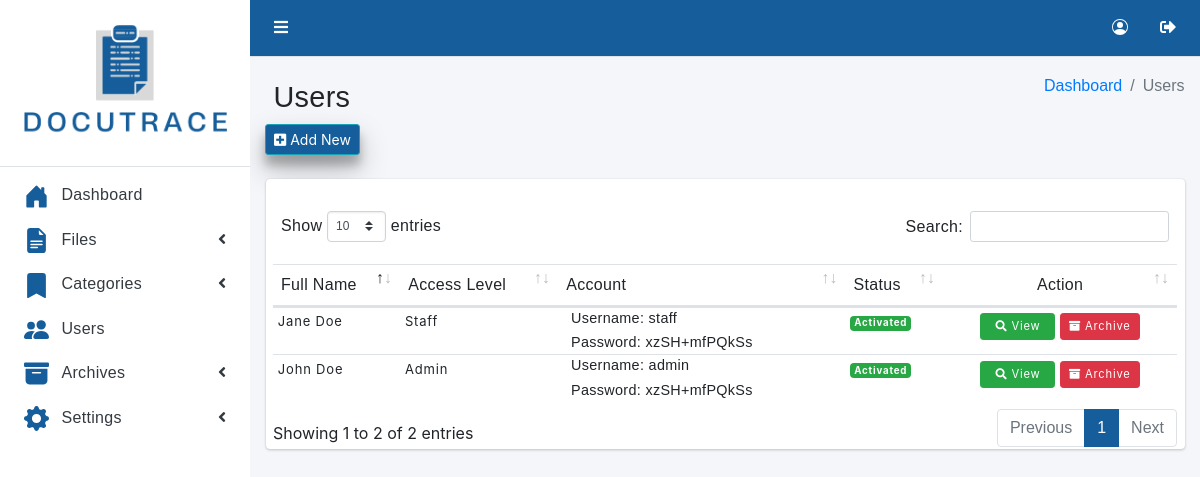
The page /admin/users.php (signed in) on the database its author committed.
### tables this page shows
CREATE TABLE Users (
  users_id_num int(50) unsigned ZEROFILL auto_increment,
  Fullname varchar(255) DEFAULT NULL,
  Username varchar(255) DEFAULT NULL,
  Password varchar(255) DEFAULT NULL,
  AccessLevel varchar(255) DEFAULT NULL,
  Status varchar(255) DEFAULT NULL,
  ArchiveStatus varchar(255) DEFAULT 'Not Archived',

  PRIMARY KEY  (users_id_num)
);

### admin/users.php (the view, shortened to what this page needs)
<?php
   require '../php/centralConnection.php';
   if(isset($_REQUEST['list'])){
      if($_REQUEST['list'] == "user"){
         $query ="SELECT * FROM Users WHERE ArchiveStatus = 'Archived'";
         $result = mysqli_query($connect, $query);
         $header = "User Archives";
      }
   }else{
      $query ="SELECT * FROM Users WHERE ArchiveStatus != 'Archived'";
      $result = mysqli_query($connect, $query);
      $header = "Users";
   }
?>
<!DOCTYPE html>
<html lang="en">
<head>
   <link rel="stylesheet" href="../asset/fontawesome/css/all.min.css">
   <link rel="stylesheet" href="../asset/css/adminlte.min.css">
   <link rel="stylesheet" href="../asset/css/style.css">
   <link rel="stylesheet" href="../asset/tables/datatables-bs4/css/dataTables.bootstrap4.min.css">
   <link rel="stylesheet" href="../css/style.css">
   <link rel="stylesheet" href="../asset/jquery-confirm.min.css">
</head>
<body class="hold-transition sidebar-mini layout-fixed">
   <div class="wrapper">
      <nav class="main-header navbar navbar-expand navbar-light" style="background-color: rgb(22,94,155)">
         <ul class="navbar-nav">
            <li class="nav-item">
               <a class="nav-link iconsTop" data-widget="pushmenu" href="#" role="button"><i class="fas fa-bars"></i></a>
            </li>
         </ul>
         <ul class="navbar-nav ml-auto">
            <li class="nav-item">
               <a class="nav-link iconsTop" href="#" data-toggle='modal' data-target='#editIconUser' role="button" style="margin-top: -3%;">
               </a>
            </li>
            <li class="nav-item">
               <a class="nav-link iconsTop" href="../php/logout.php">
                  <i class="fas fa-sign-out-alt"></i>
               </a>
            </li>
         </ul>
      </nav>
      <aside class="main-sidebar sidebar-light-primary">
            <a href="index.php" class="brand-link">
        <img src="../asset/img/DOCUTRACE.png" alt="DOCUTRACE Logo" id="docutraceLogo">
         </a>
         <div class="sidebar">
            <nav class="mt-2">
               <ul class="nav nav-pills nav-sidebar flex-column" data-widget="treeview" role="menu"
                  data-accordion="false">
                  <li class="nav-item">
                     <a href="index.php" class="nav-link">
                        <p>
                           Dashboard
                        </p>
                     </a>
                  </li>
                  <li class="nav-item">
                     <a href="#" class="nav-link">
                        <p>
                           Files
                        </p>
                        <i class="right fas fa-angle-left"></i>
                     </a>
                  </li>
                  <li class="nav-item">
                     <a href="#" class="nav-link">
                     <svg xmlns="http://www.w3.org/2000/svg" width="25" height="25" fill="rgb(22,94,155)" class="bi bi-bookmark-fill" viewBox="0 0 16 16">
                     <path d="M2 2v13.5a.5.5 0 0 0 .74.439L8 13.069l5.26 2.87A.5.5 0 0 0 14 15.5V2a2 2 0 0 0-2-2H4a2 2 0 0 0-2 2z"/>
                     </svg>
                        <p>
                           Categories
                        </p>
                        <i class="right fas fa-angle-left"></i>
                     </a>
                  </li>
                  <li class="nav-item adminOnly">
                     <a href="users.php" class="nav-link">
                        <p>
                           Users
                        </p>
                     </a>
                  </li>
                  <li class="nav-item adminOnly">
                     <a href="#" class="nav-link">
                        <p>
                           Archives
                        </p>
                        <i class="right fas fa-angle-left"></i>
                     </a>
                  </li>
                  <li class="nav-item adminOnly">
                     <a href="#" class="nav-link">
                        <p>
                           Settings
                        </p>
                        <i class="right fas fa-angle-left"></i>
                     </a>
                  </li>
               </ul>
            </nav>
         </div>
      </aside>
      <div class="content-wrapper">
         <div class="content-header">
            <div class="container-fluid">
               <div class="row mb-2">
                  <div class="col-sm-6">
                     <h1 class="m-0"><?php echo $header; ?></h1>
                  </div>
                  <div class="col-sm-6">
                     <ol class="breadcrumb float-sm-right">
                        <li class="breadcrumb-item"><a href="index.php">Dashboard</a></li>
                        <li class="breadcrumb-item active"><?php echo $header; ?></li>
                     </ol>
                  </div><br>
                  <a class="btn btn-sm btn-info elevation-4" id="addNewButton" href="#" data-toggle="modal" data-target="#add" style="margin-left: 7px; background-color: rgb(22,94,155);"><i
                        class="fa fa-plus-square"></i>
                     Add New</a>
               </div>
            </div>
         </div>
         <section class="content">
            <div class="container-fluid">
               <div class="card card-info">
                  <br>
                  <div class="col-md-12">
                     <table id="example1" class="table">
                        <thead class="btn-cancel">
                           <tr>
                              <th>Full Name</th>
                              <th>Access Level</th>
                              <th>Account</th>
                              <th>Status</th>
                              <th class="text-center">Action</th>
                           </tr>
                        </thead>
                        <tbody>
                           <?php
                                 if($result != ''){
                                    while($row = mysqli_fetch_array($result)){
                                       $Fullname = $row['Fullname'];
                                       $UserID = $row['users_id_num'];
                                       $Username = $row['Username'];
                                       $Password = $row['Password'];
                                       $AccessLevel = $row['AccessLevel'];
                                       $Status = $row['Status'];
                                       if($Status == "Activated"){
                                          echo "
                                          <tr>
                                                <td>$Fullname</td>
                                                <td>$AccessLevel</td>
                                                <td>
                                                   <p class='info'>
                                                      Username: <b>$Username</b>
                                                   </p>
                                                   <p class='info'>
                                                      Password: <b>$Password</b>
                                                   </p>
                                                </td>
                                                <td><span class='badge bg-success'>$Status</td>
                                                <td class='text-center'>
                                                   <a class='btn btn-sm btn-success' href='#' data-toggle='modal' data-target='#edit' data-user-id='$UserID' data-fullname='$Fullname' data-username='$Username' data-password='$Password' data-access-level='$AccessLevel' data-status='$Status' onclick='populateEditModal(this)'><i class='fa fa-search'></i> View</a>
                                                   <a class='btn btn-sm btn-danger archiveButton' href='#' data-toggle='modal' data-target='#archive' data-user-id='$UserID'>
                                                      <i class='fa fa-archive'></i> Archive
                                                   </a>
                                                   <a class='btn btn-sm btn-danger adminOnly restoreButton' href='#' data-toggle='modal' data-target='#restore' data-user-id='$UserID'>
                                                   <svg xmlns='http://www.w3.org/2000/svg' width='16' height='16' fill='currentColor' class='bi bi-arrow-counterclockwise' viewBox='0 0 16 16'>
                                                   <path fill-rule='evenodd' d='M8 3a5 5 0 1 1-4.546 2.914.5.5 0 0 0-.908-.417A6 6 0 1 0 8 2v1z'/>
                                                   <path d='M8 4.466V.534a.25.25 0 0 0-.41-.192L5.23 2.308a.25.25 0 0 0 0 .384l2.36 1.966A.25.25 0 0 0 8 4.466z'/>
                                                   </svg> Restore
                                                   </a>
                                                </td>
                                          </tr>";
                                       }
                                    }
                                 }
                           ?>
                        </tbody>
                     </table>
                  </div>
               </div>
            </div>
         </section>
      </div>
   </div>
</body>
</html>

### asset/css/style.css (style rules this page uses)
h1,h2,h3,h4,h5,h6,p,label,button,th { font-family: 'Trebuchet MS', 'Lucida Sans Unicode', 'Lucida Grande', 'Lucida Sans', Arial, sans-serif !important; padding: 0.5rem 0.5rem; font-weight: 100; letter-spacing: 0.02rem; }
li a { font-family: 'Trebuchet MS', 'Lucida Sans Unicode', 'Lucida Grande', 'Lucida Sans', Arial, sans-serif !important; font-weight: 100; }
li { font-family: 'Trebuchet MS', 'Lucida Sans Unicode', 'Lucida Grande', 'Lucida Sans', Arial, sans-serif !important; font-weight: 100; }
table td { font-size: 13px !important; letter-spacing: 0.0625em; margin:-10px; border-spacing: 1em; }
#docutraceLogo { width: 100%; }

### css/style.css (style rules this page uses)
td a.btn { font-size: 0.7rem; }
th { padding: 0.5rem !important; }
table tr td { padding: 0.3rem !important; }
table tr td p { margin-top: -0.8rem !important; margin-bottom: -0.8rem !important; font-size: 0.9rem; }
.iconsTop { color: white !important; }
.btn { min-width: 75px; margin: 1px 0; }

### rows shown on the page
users: Fullname "John Doe", AccessLevel "Admin", Username "admin", Password "xzSH+mfPQkSs", Status "Activated"
users: Fullname "Jane Doe", AccessLevel "Staff", Username "staff", Password "xzSH+mfPQkSs", Status "Activated"

### other values the page prints
$header "Users"
